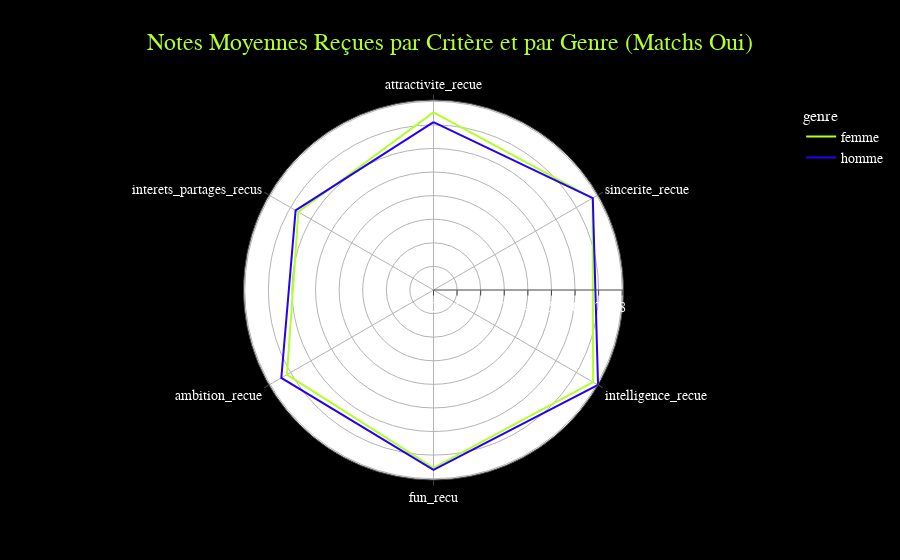

Write notebook code for a chart like this one.
### Markdown cell above
on peut constater que les attentes sont a peu pres identiques selon l'age.
Attention, le fun pour les hommes est important pour les hommes de 35 - 44 ans

nous allons voir si le match correspond a leur attente enfonction des notes qu'ils ont perçus.

### Code cell
# nous allons comparer les match en fonction des préférences exprimées et des notes reçues

#filtrer sur les match oui
df_matchs = df[df['match']=='oui']
# il va falloir regrouper les notes reçues par critère et par genre
notes_by_genre = df_matchs.groupby('genre', observed=True).apply(lambda x: x[['attractivite_recue', 'sincerite_recue', 'intelligence_recue', 'fun_recu', 'ambition_recue', 'interets_partages_recus']].mean())
notes_genre_recu= notes_by_genre.reset_index()
notes_genre_recu = notes_genre_recu.melt(id_vars='genre', var_name='critere', value_name='moyenne')
notes_genre_recu
# representation graphique des notes reçues par critère et par genre
fig_notes_recue = px.line_polar(
    notes_genre_recu,
    r='moyenne',
    theta='critere',
    color='genre',
    line_close=True,
    title="Notes Moyennes Reçues par Critère et par Genre (Matchs Oui)",
    template="nicolas_herve",
    color_discrete_sequence=COLOR_PALETTE
)
fig_notes_recue.show()

### Figure 1 — Plotly figure (JSON) as saved in the notebook; plotly's stock layout.template omitted (floating-point values rounded to 4 significant figures)
{"data": [{"hovertemplate": "genre=femme<br>moyenne=%{r}<br>critere=%{theta}<extra></extra>", "legendgroup": "femme", "line": {"color": "#B2FF2B", "dash": "solid"}, "marker": {"symbol": "circle"}, "mode": "lines", "name": "femme", "r": [7.528, 7.785, 7.812, 7.543, 7.173, 6.615, 7.528], "showlegend": true, "subplot": "polar", "theta": ["attractivite_recue", "sincerite_recue", "intelligence_recue", "fun_recu", "ambition_recue", "interets_partages_recus", "attractivite_recue"], "type": "scatterpolar"}, {"hovertemplate": "genre=homme<br>moyenne=%{r}<br>critere=%{theta}<extra></extra>", "legendgroup": "homme", "line": {"color": "#2500F6", "dash": "solid"}, "marker": {"symbol": "circle"}, "mode": "lines", "name": "homme", "r": [7.12, 7.797, 8.054, 7.622, 7.448, 6.749, 7.12], "showlegend": true, "subplot": "polar", "theta": ["attractivite_recue", "sincerite_recue", "intelligence_recue", "fun_recu", "ambition_recue", "interets_partages_recus", "attractivite_recue"], "type": "scatterpolar"}], "layout": {"legend": {"title": {"text": "genre"}, "tracegroupgap": 0}, "polar": {"angularaxis": {"direction": "clockwise", "rotation": 90}, "domain": {"x": [0, 1], "y": [0, 1]}}, "title": {"text": "Notes Moyennes Reçues par Critère et par Genre (Matchs Oui)"}}}
